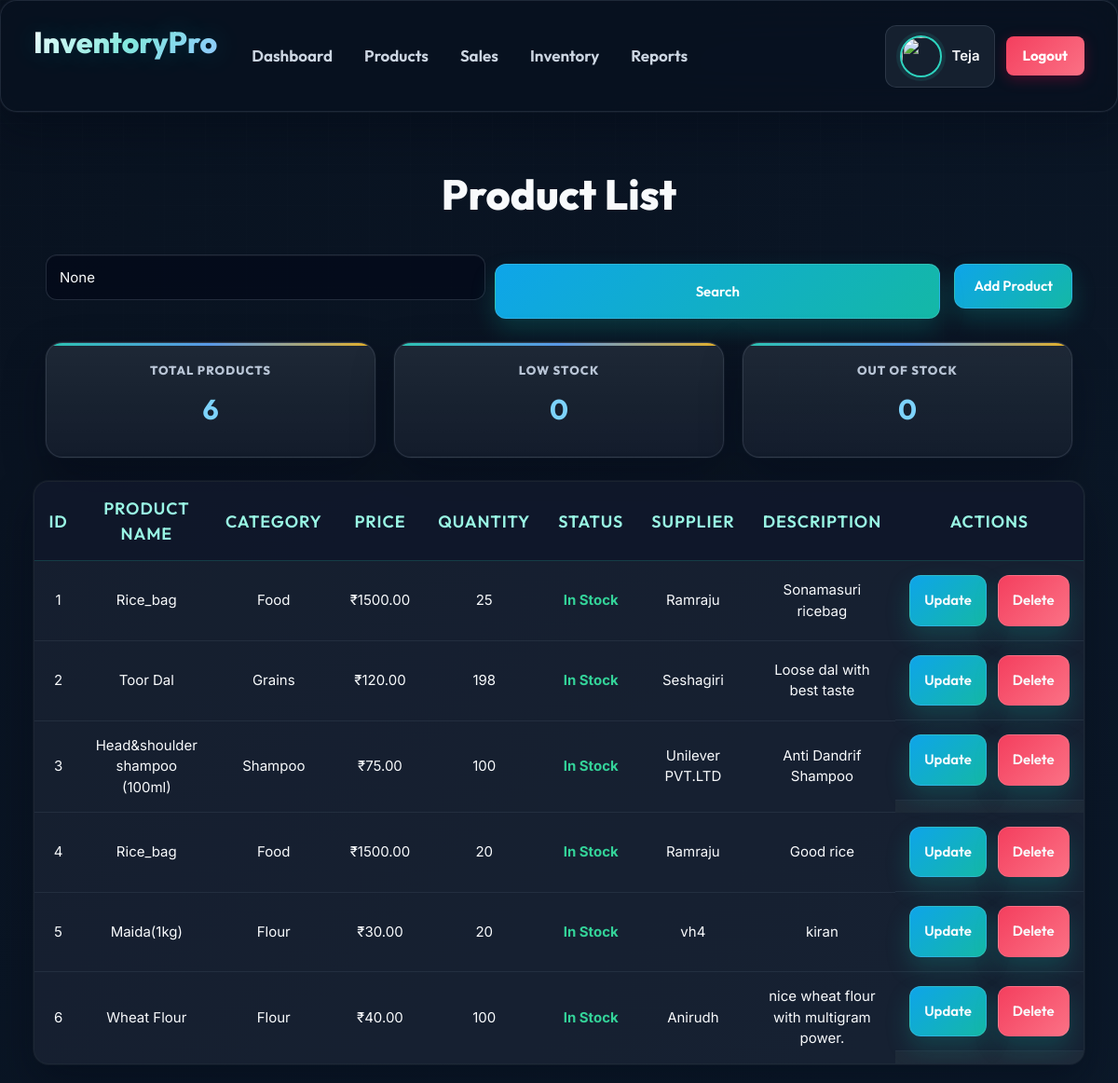
Page /products/ (signed in) on the earlier database version.
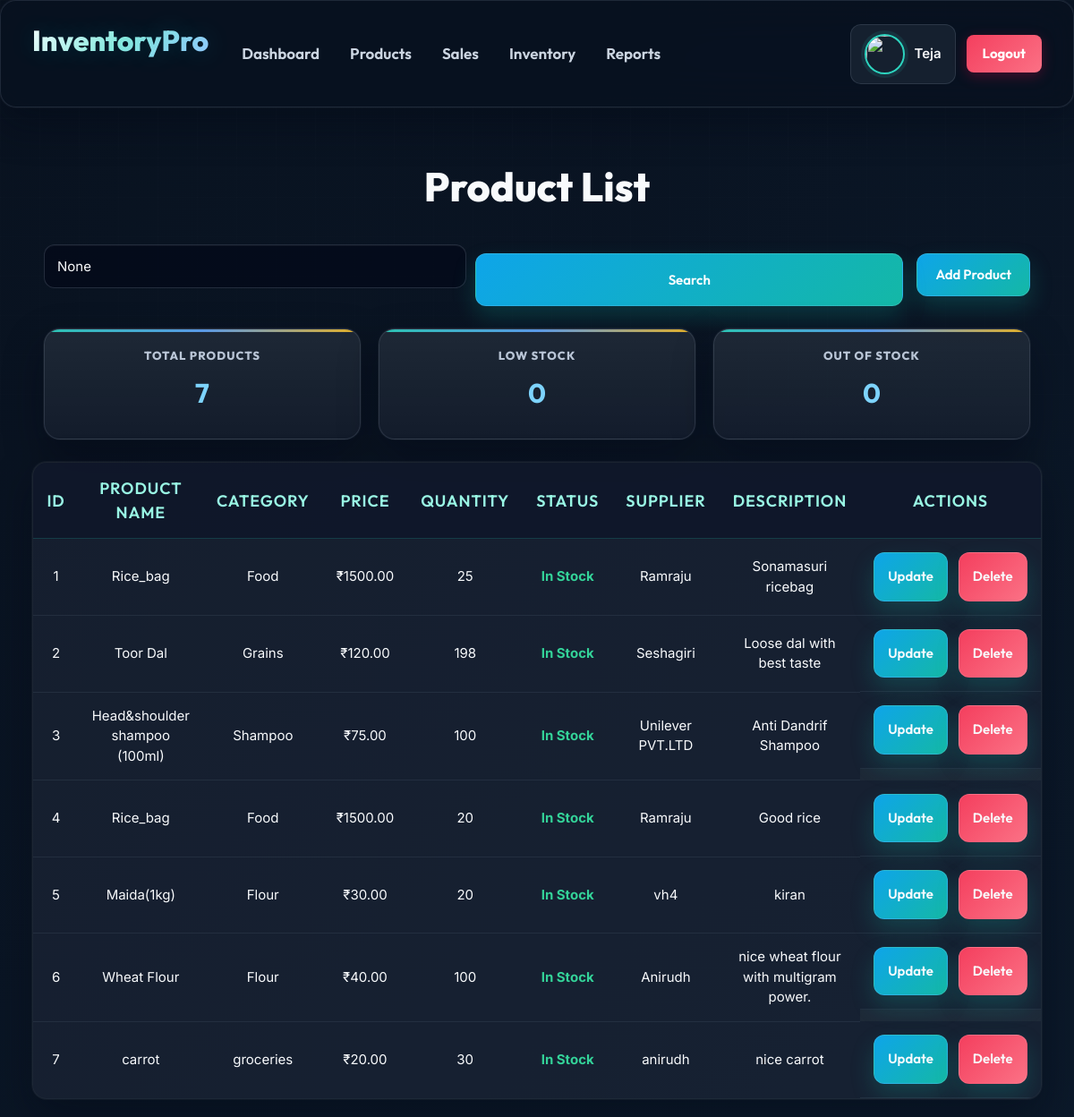
Same page on the later database version.
### products/models.py (models this page shows, shortened)
class Product(models.Model):
    name = models.CharField(max_length=200)
    category = models.CharField(max_length=100)
    price = models.DecimalField(max_digits=10, decimal_places=2)
    cost_price = models.DecimalField(max_digits=10, decimal_places=2, default=0.0)
    quantity = models.IntegerField()
    supplier = models.CharField(max_length=200)
    description = models.TextField()
    created_at = models.DateTimeField(auto_now_add=True)
    updated_at = models.DateTimeField(auto_now=True)

### products/views.py (the view, shortened to what this page needs)
def product_list(request):
    search = request.GET.get('search')
    products = Product.objects.all()
    low_stock_count = products.filter(
        quantity__lte=5,
        quantity__gt=0
    ).count()
    out_stock_count = products.filter(
        quantity=0
    ).count()
    context = {
        'products': products,
        'search': search,
        'low_stock_count': low_stock_count,
        'out_stock_count': out_stock_count,
    }
    return render(
        request,
        'product_list.html',
        context
    )

### products/templates/product_list.html (shortened to what this page needs)
{% extends 'base.html' %}
{% block content %}
<h1>
    Product List
</h1>
<div class="top-section">
    <div class="search-box">
        <form method="GET">
            <input type="text"
                   name="search"
                   placeholder="Search product, category, supplier..."
                   value="{{ search }}">
            <button type="submit">
                Search
            </button>
        </form>
    </div>
    <a href="/products/add/"
       class="add-btn">
        Add Product
    </a>
</div>
<div class="stats">
    <div class="stat-card">
        <h2>
            Total Products
        </h2>
        <p>
            {{ products|length }}
        </p>
    </div>
    <div class="stat-card">
        <h2>
            Low Stock
        </h2>
        <p>
            {{ low_stock_count }}
        </p>
    </div>
    <div class="stat-card">
        <h2>
            Out Of Stock
        </h2>
        <p>
            {{ out_stock_count }}
        </p>
    </div>
</div>
{% if products %}
<table>
    <tr>
        <th>ID</th>
        <th>Product Name</th>
        <th>Category</th>
        <th>Price</th>
        <th>Quantity</th>
        <th>Status</th>
        <th>Supplier</th>
        <th>Description</th>
        <th>Actions</th>
    </tr>
    {% for product in products %}
    <tr>
        <td>
            {{ product.id }}
        </td>
        <td>
            {{ product.name }}
        </td>
        <td>
            {{ product.category }}
        </td>
        <td>
            ₹{{ product.price }}
        </td>
        <td>
            {{ product.quantity }}
        </td>
        <td>
            {% if product.quantity == 0 %}
                <span class="out-stock">
                    Out Of Stock
                </span>
            {% elif product.quantity <= 5 %}
                <span class="low-stock">
                    Low Stock
                </span>
            {% else %}
                <span class="in-stock">
                    In Stock
                </span>
            {% endif %}
        </td>
        <td>
            {{ product.supplier }}
        </td>
        <td>
            {{ product.description }}
        </td>
        <td class="action-buttons">
            <a href="/products/update/{{ product.id }}/"
               class="btn update">
                Update
            </a>
            <a href="/products/delete/{{ product.id }}/"
               class="btn delete">
                Delete
            </a>
        </td>
    </tr>
    {% endfor %}
</table>
{% else %}
<div class="empty-message">
    No Products Available
</div>
{% endif %}
{% endblock %}

Differences in the rows shown:
added Product: id "7", name "carrot", category "groceries", price "20.00", quantity "30", shows "In Stock", supplier "anirudh", description "nice carrot"
Other differences:
{{ products|length }}: "6" → "7"
